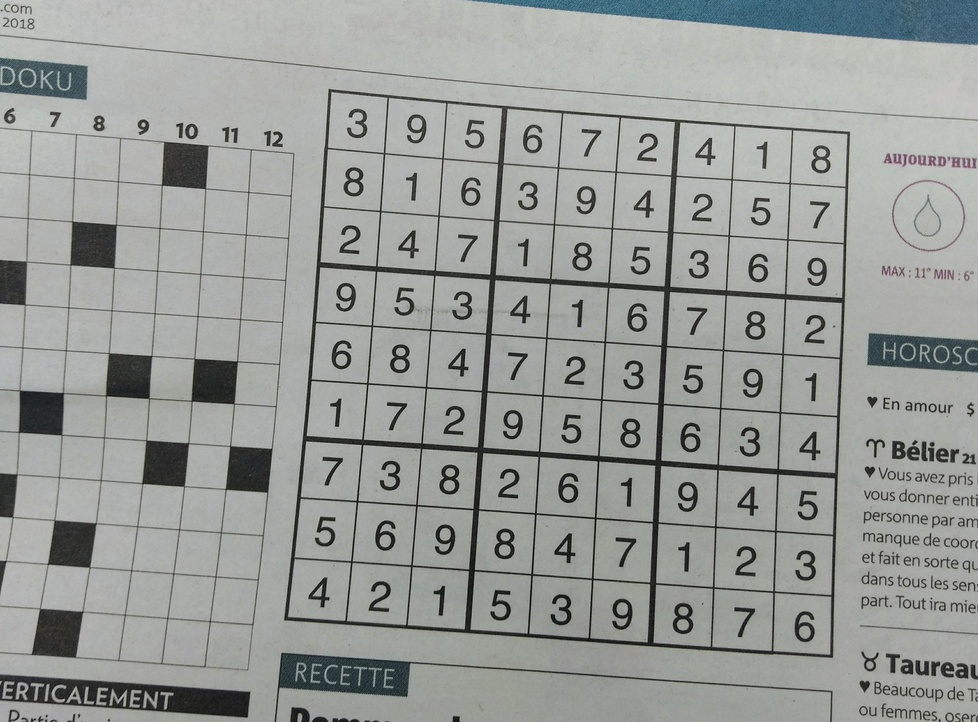
#> input picture sudoku.jpeg, 978 x 722 px, shrunk from 3389 x 2501 before the run, found by its file name
$ python 18_hoffman_line_detection.py
#> lines starting #> are read from the running program, lines starting #| are printed output that depends on the picture
# HOFFMAN LINE DETECTION

import cv2 as cv
import numpy as np

def canny_demo(image):
    t = 250
    canny_output = cv.Canny(image, t, t*2)
    cv.imshow("canny", canny_output)
    return canny_output

src = cv.imread("/Users/krtdnc/Desktop/Miuul/OpenCV/sudoku.jpeg")
#> src is the input picture: shape (722, 978, 3); mean B, G, R 152.1, 155.1, 152.4
cv.imshow("sudoku", src)
cv.waitKey(1)

binary = canny_demo(src)
#> in canny_demo, `canny_output = cv.Canny(image, t, t*2)`:
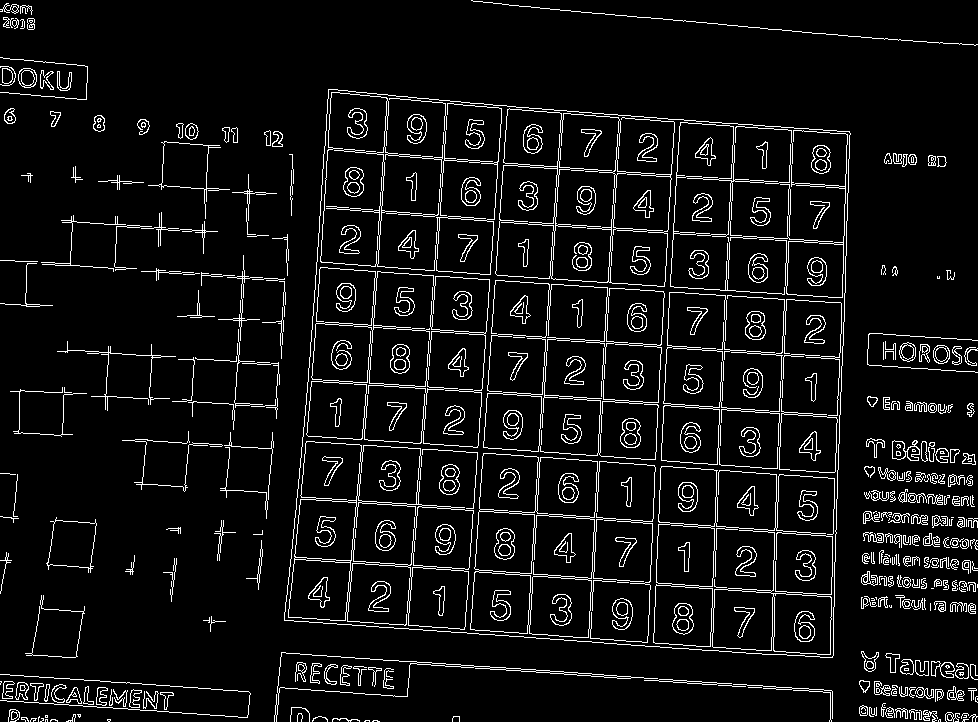
#> canny_output: shape (722, 978); 6.9% white in thin lines or dots
cv.imshow("binary", binary)
cv.waitKey(1)

lines = cv.HoughLines(binary, 1, np.pi/180, 150, None, 0, 0)
#> lines = 102 rows, first 8: [595, 1.64], [631, 1.64], [537, 1.64], [513, 0.0698], [535, 1.64], [300, 1.64], [298, 1.64], [474, 1.64]
if lines is not None:
    for i in range(0, len(lines)):
        rho = lines[i][0][0]
        theta = lines[i][0][1]
        a = np.cos(theta)
        b = np.sin(theta)
        x0 = a * rho
        y0 = b * rho
        pt1 = (int(x0 + 1000 * (-b)), int(y0 + 1000 * (a)))
        pt2 = (int(x0 - 1000 * (-b)), int(y0 - 1000 * (a)))
        cv.line(src, pt1, pt2, (0, 0, 255), 3, cv.LINE_AA)
#> this loop made 102 passes
#> (rho, theta, a, b, x0, y0, pt1, pt2) on passes 1 to 10: (595, 1.64, -0.0698, 0.998, -41.51, 593.6, (-1039, 523), (956, 663)), (631, 1.64, -0.0698, 0.998, -44.02, 629.5, (-1041, 559), (953, 699)), (537, 1.64, -0.0698, 0.998, -37.46, 535.7, (-1035, 465), (960, 605)), (513, 0.0698, 0.998, 0.0698, 511.8, 35.79, (441, 1033), (581, -961)), (535, 1.64, -0.0698, 0.998, -37.32, 533.7, (-1034, 463), (960, 603)), (300, 1.64, -0.0698, 0.998, -20.93, 299.3, (-1018, 229), (976, 369)), (298, 1.64, -0.0698, 0.998, -20.79, 297.3, (-1018, 227), (976, 367)), (474, 1.64, -0.0698, 0.998, -33.06, 472.8, (-1030, 403), (964, 542)), (476, 1.64, -0.0698, 0.998, -33.2, 474.8, (-1030, 405), (964, 544)), (413, 1.64, -0.0698, 0.998, -28.81, 412, (-1026, 342), (968, 481))
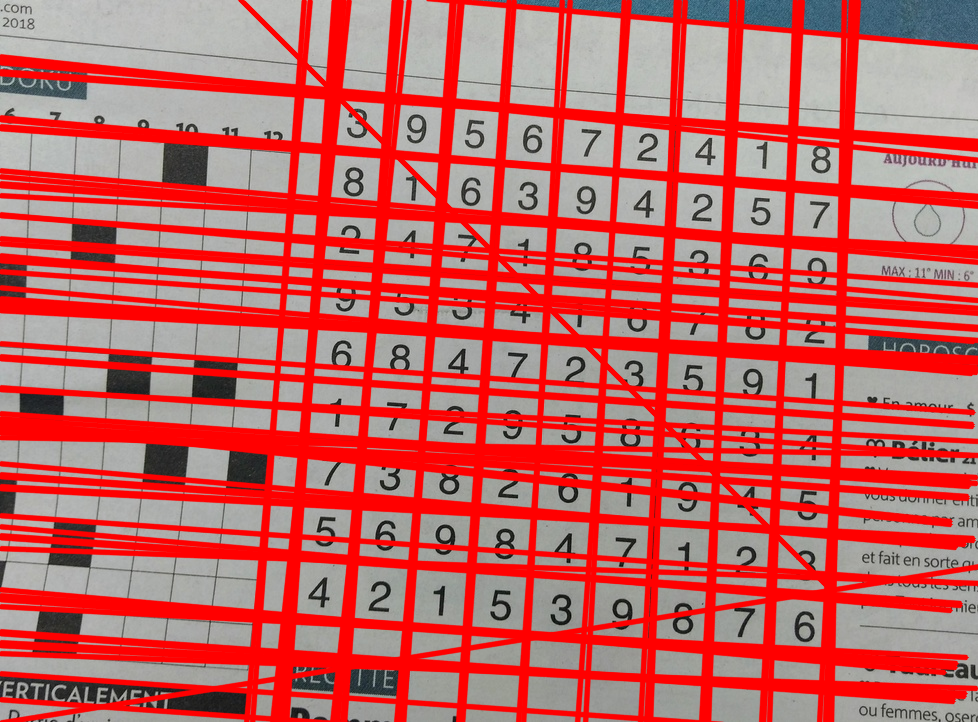
#> src: shape (722, 978, 3); mean B, G, R 95.1, 96.8, 196.1

cv.imshow("hoffman", src)
cv.waitKey(1)
